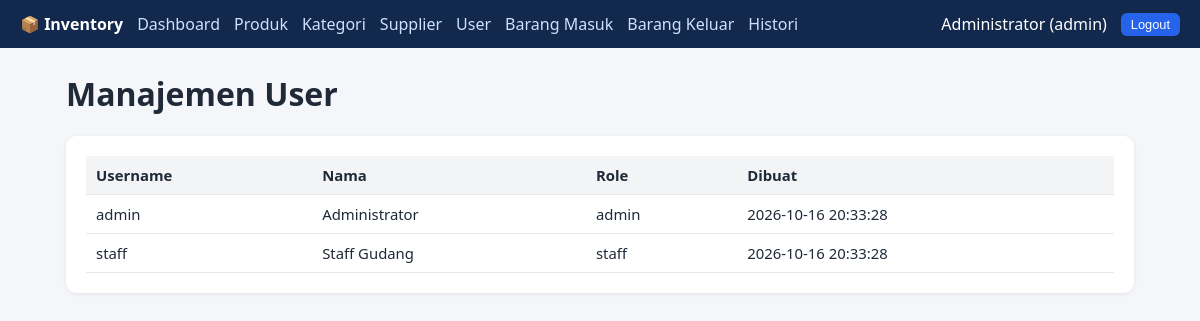
Screenshot of /users/index.php (signed in) with the database file from the repository.
### tables this page shows
CREATE TABLE users (
    id            INT PRIMARY KEY AUTO_INCREMENT,
    username      VARCHAR(50)  NOT NULL UNIQUE,
    full_name     VARCHAR(100) NOT NULL,
    password_hash VARCHAR(255) NOT NULL,
    role          ENUM('admin','staff') NOT NULL DEFAULT 'staff',
    created_at    TIMESTAMP NOT NULL DEFAULT CURRENT_TIMESTAMP
);

### helpers/escape.php (called while the page is built, shortened)
<?php
function e(mixed $value): string
{
    return htmlspecialchars((string) $value, ENT_QUOTES, 'UTF-8');
}
function url(string $path = ''): string
{
    return BASE_URL . $path;
}

### helpers/auth.php (called while the page is built, shortened)
<?php
function current_user(): ?array
{
    return $_SESSION['user'] ?? null;
}

### config/database.php (called while the page is built, shortened)
<?php
function db(): PDO
{
    static $pdo = null;
    if ($pdo === null) {
        $pdo = new PDO(
            'mysql:host=' . DB_HOST . ';dbname=' . DB_NAME . ';charset=utf8mb4',
            DB_USER,
            DB_PASS,
            [
                PDO::ATTR_ERRMODE            => PDO::ERRMODE_EXCEPTION,
                PDO::ATTR_DEFAULT_FETCH_MODE => PDO::FETCH_ASSOC,
                PDO::ATTR_EMULATE_PREPARES   => false,
            ]
        );
    }
    return $pdo;
}

### public/users/index.php (the view, shortened to what this page needs)
<?php
$rows = db()->query('SELECT id, username, full_name, role, created_at FROM users ORDER BY id')->fetchAll();
require __DIR__ . '/../../views/header.php';
?>
<h1>Manajemen User</h1>
<div class="card"><table>
    <tr><th>Username</th><th>Nama</th><th>Role</th><th>Dibuat</th></tr>
    <?php foreach ($rows as $r): ?>
    <tr><td><?= e($r['username']) ?></td><td><?= e($r['full_name']) ?></td><td><?= e($r['role']) ?></td><td><?= e($r['created_at']) ?></td></tr>
    <?php endforeach; ?>
</table></div>
<?php require __DIR__ . '/../../views/footer.php'; ?>

### views/header.php (shortened to what this page needs)
<?php
$user = current_user();
?>
<!DOCTYPE html>
<html lang="id">
<head>
    <link rel="stylesheet" href="<?= e(url('/assets/style.css')) ?>">
</head>
<body>
<?php if ($user): ?>
<nav class="nav">
    <strong>📦 Inventory</strong>
    <a href="<?= e(url('/dashboard.php')) ?>">Dashboard</a>
    <a href="<?= e(url('/products/index.php')) ?>">Produk</a>
    <?php if ($user['role'] === 'admin'): ?>
        <a href="<?= e(url('/categories/index.php')) ?>">Kategori</a>
        <a href="<?= e(url('/suppliers/index.php')) ?>">Supplier</a>
        <a href="<?= e(url('/users/index.php')) ?>">User</a>
    <?php endif; ?>
    <a href="<?= e(url('/stock/in.php')) ?>">Barang Masuk</a>
    <a href="<?= e(url('/stock/out.php')) ?>">Barang Keluar</a>
    <a href="<?= e(url('/stock/history.php')) ?>">Histori</a>
    <span><?= e($user['full_name']) ?> (<?= e($user['role']) ?>)</span>
    <form method="post" action="<?= e(url('/logout.php')) ?>" style="display:inline">
        <button class="btn btn-sm">Logout</button>
    </form>
</nav>
<?php endif; ?>
<main class="container">

### public/assets/style.css (style rules this page uses)
* { box-sizing:border-box }
body { font-family:system-ui,Segoe UI,Arial,sans-serif;margin:0;background:#f4f6f9;color:#1f2937 }
.nav { display:flex;gap:14px;align-items:center;background:#12294d;color:#fff;padding:12px 20px;flex-wrap:wrap }
.nav a { color:#cfe0ff;text-decoration:none }
.container { max-width:1100px;margin:24px auto;padding:0 16px }
.card { background:#fff;border-radius:10px;padding:20px;box-shadow:0 1px 4px rgba(0,0,0,.08);margin-bottom:20px }
table { width:100%;border-collapse:collapse }
th,td { padding:9px 10px;border-bottom:1px solid #e5e7eb;text-align:left;font-size:.93rem }
th { background:#f3f4f6 }
.btn { display:inline-block;padding:8px 14px;border:0;border-radius:6px;background:#2563eb;color:#fff;cursor:pointer;text-decoration:none;font-size:.9rem }
.btn-sm { padding:4px 10px;font-size:.8rem }

### rows the page displays
users: full_name "Administrator", role "admin", username "admin", created_at "2026-10-16 20:33:28"
users: username "staff", full_name "Staff Gudang", role "staff", created_at "2026-10-16 20:33:28"
